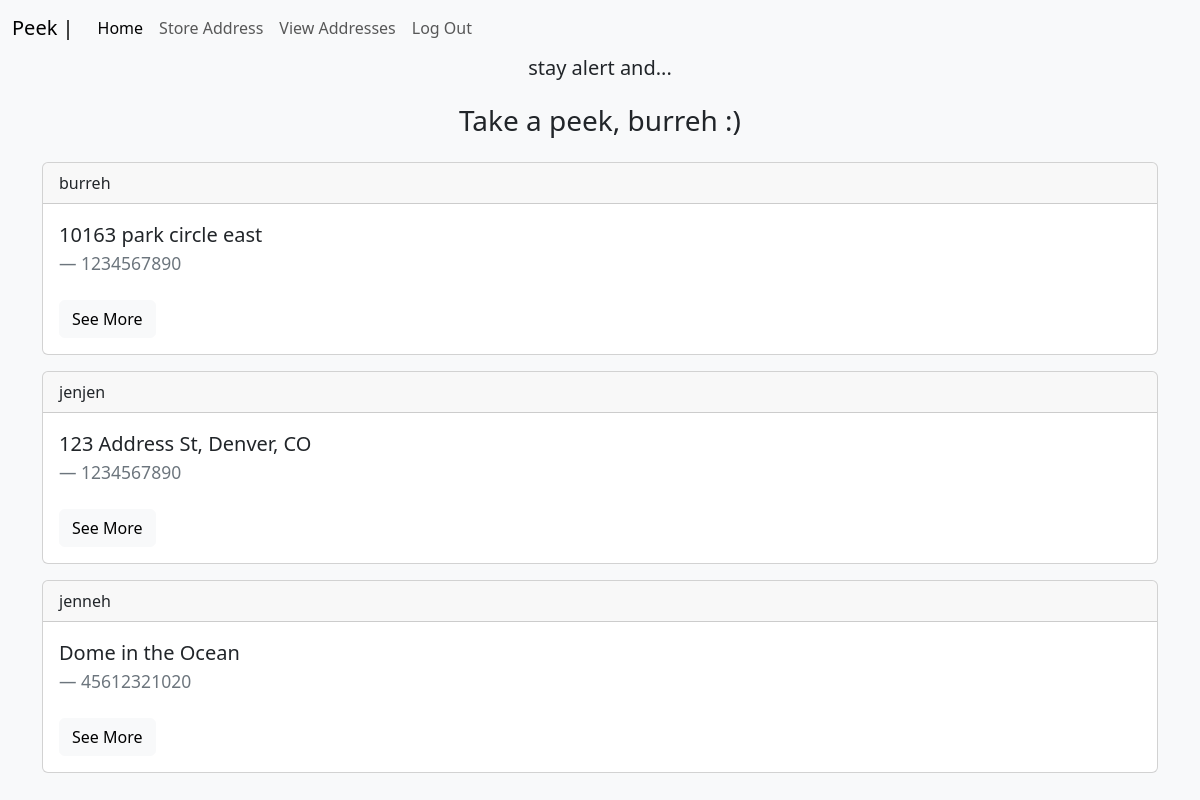
Page /address (signed in) on the committed database.
### app/models.py (models this page shows, shortened)
class User(db.Model, UserMixin):
    id = db.Column(db.Integer, primary_key = True)
    firstname = db.Column(db.String(50), nullable = False)
    lastname = db.Column(db.String(50), nullable = False)
    email = db.Column(db.String(50), nullable = False, unique = True)
    username = db.Column(db.String(50), nullable = False, unique = True)
    password = db.Column(db.String(50), nullable = False)
    date_created = db.Column(db.DateTime, nullable=False, default=datetime.utcnow)
    address = db.relationship('Address', backref = 'author')

class Address(db.Model):
    id = db.Column(db.Integer, primary_key = True)
    firstname = db.Column(db.String(50), nullable = False)
    lastname = db.Column(db.String(50), nullable = False)
    phone_number = db.Column(db.String(20))
    address = db.Column(db.String(50))
    date_created = db.Column(db.DateTime, nullable=False, default=datetime.utcnow)
    user_id = db.Column(db.Integer, db.ForeignKey('user.id'))

### app/routes.py (the view)
@app.route('/address')
def address():
    address = Address.query.all()
    return render_template('address.html', address = address)

### app/models.py (called while the page is built)
@login.user_loader
def load_user(user_id):
    return User.query.get(user_id)

### app/templates/address.html (shortened to what this page needs)
{% extends 'base.html' %}
{% block content %}
{% if current_user.is_authenticated %}
    <h3 class = 'text-center mt-4 mb-4'>Take a peek, {{current_user.username }} :)</h3>
{% endif %}
    {% for add in address %}
    <div class="card mb-3">
        <div class="card-header">
          {{ add.author.username }}
        </div>
        <div class="card-body">
          <blockquote class="blockquote mb-2">
            <p>{{ add.address }}</p>
            <footer class="blockquote-footer">{{ add.phone_number }} <cite title="Source Title"></cite></footer>
          </blockquote>
          <a href="{{ url_for('get_address', address_id=add.id) }}" class="btn btn-light mt-3">See More</a>
        </div>
      </div>
    {% endfor %}
{% endblock content %}

### rows in the picture
User: username "burreh"
Address: author.username "burreh", address "10163 park circle east", phone_number "1234567890"
Address: author.username "jenjen", address "123 Address St, Denver, CO", phone_number "1234567890"
Address: author.username "jenneh", address "Dome in the Ocean", phone_number "45612321020"
